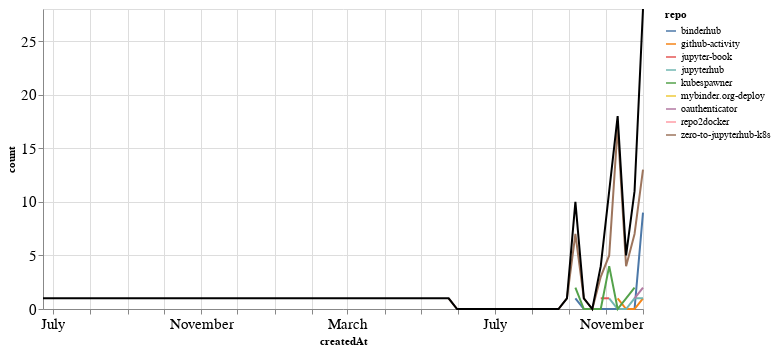

The notebook cell this image was saved under:
### Markdown cell above
## PRs

### Code cell
prs_time = prs.groupby('repo').resample('W', on='createdAt').count()['author'].reset_index()
prs_time = prs_time.rename(columns={'author': 'count'})
prs_time_total = prs_time.groupby('createdAt').agg({"count": "sum"}).reset_index()

ch1 = alt.Chart(prs_time, width=600).mark_line().encode(
    x='createdAt',
    y='count',
    color='repo',
    tooltip="repo"
)

ch2 = alt.Chart(prs_time_total, width=600).mark_line(color="black").encode(
    x='createdAt',
    y='count',
)

ch1 + ch2

### Figure 1 — Vega-Lite specification as saved in the notebook (floating-point values rounded to 4 significant figures)
{"config": {"axisLeft": {"labelFontSize": 15}, "axisBottom": {"labelFontSize": 15}}, "layer": [{"data": {"name": "data-9bae34e05b33677e1c2dba0d72744262"}, "mark": "line", "encoding": {"color": {"type": "nominal", "field": "repo"}, "tooltip": {"type": "nominal", "field": "repo"}, "x": {"type": "temporal", "field": "createdAt"}, "y": {"type": "quantitative", "field": "count"}}, "width": 600}, {"data": {"name": "data-62c2f8dbeaeacec15e2b7ae208c3aa18"}, "mark": {"type": "line", "color": "black"}, "encoding": {"x": {"type": "temporal", "field": "createdAt"}, "y": {"type": "quantitative", "field": "count"}}, "width": 600}], "$schema": "https://vega.github.io/schema/vega-lite/v4.8.1.json", "datasets": {"data-9bae34e05b33677e1c2dba0d72744262": [{"repo": "binderhub", "createdAt": "2020-09-06T00:00:00", "count": 1}, {"repo": "binderhub", "createdAt": "2020-09-13T00:00:00", "count": 0}, {"repo": "binderhub", "createdAt": "2020-09-20T00:00:00", "count": 0}, {"repo": "binderhub", "createdAt": "2020-09-27T00:00:00", "count": 0}, {"repo": "binderhub", "createdAt": "2020-10-04T00:00:00", "count": 0}, {"repo": "binderhub", "createdAt": "2020-10-11T00:00:00", "count": 0}, {"repo": "binderhub", "createdAt": "2020-10-18T00:00:00", "count": 0}, {"repo": "binderhub", "createdAt": "2020-10-25T00:00:00", "count": 0}, {"repo": "binderhub", "createdAt": "2020-11-01T00:00:00", "count": 9}, {"repo": "github-activity", "createdAt": "2020-10-11T00:00:00", "count": 1}, {"repo": "github-activity", "createdAt": "2020-10-18T00:00:00", "count": 0}, {"repo": "github-activity", "createdAt": "2020-10-25T00:00:00", "count": 0}, {"repo": "github-activity", "createdAt": "2020-11-01T00:00:00", "count": 1}, {"repo": "jupyter-book", "createdAt": "2020-09-27T00:00:00", "count": 1}, {"repo": "jupyter-book", "createdAt": "2020-10-04T00:00:00", "count": 1}, {"repo": "jupyterhub", "createdAt": "2020-10-04T00:00:00", "count": 1}, {"repo": "jupyterhub", "createdAt": "2020-10-11T00:00:00", "count": 0}, {"repo": "jupyterhub", "createdAt": "2020-10-18T00:00:00", "count": 0}, {"repo": "jupyterhub", "createdAt": "2020-10-25T00:00:00", "count": 1}, {"repo": "jupyterhub", "createdAt": "2020-11-01T00:00:00", "count": 1}, {"repo": "kubespawner", "createdAt": "2020-09-06T00:00:00", "count": 2}, {"repo": "kubespawner", "createdAt": "2020-09-13T00:00:00", "count": 0}, {"repo": "kubespawner", "createdAt": "2020-09-20T00:00:00", "count": 0}, {"repo": "kubespawner", "createdAt": "2020-09-27T00:00:00", "count": 0}, {"repo": "kubespawner", "createdAt": "2020-10-04T00:00:00", "count": 4}, {"repo": "kubespawner", "createdAt": "2020-10-11T00:00:00", "count": 0}, {"repo": "kubespawner", "createdAt": "2020-10-18T00:00:00", "count": 1}, {"repo": "kubespawner", "createdAt": "2020-10-25T00:00:00", "count": 2}, {"repo": "mybinder.org-deploy", "createdAt": "2020-11-01T00:00:00", "count": 2}, {"repo": "oauthenticator", "createdAt": "2020-10-25T00:00:00", "count": 1}, {"repo": "oauthenticator", "createdAt": "2020-11-01T00:00:00", "count": 2}, {"repo": "repo2docker", "createdAt": "2019-06-23T00:00:00", "count": 1}, {"repo": "zero-to-jupyterhub-k8s", "createdAt": "2020-05-24T00:00:00", "count": 1}, {"repo": "zero-to-jupyterhub-k8s", "createdAt": "2020-05-31T00:00:00", "count": 0}, {"repo": "zero-to-jupyterhub-k8s", "createdAt": "2020-06-07T00:00:00", "count": 0}, {"repo": "zero-to-jupyterhub-k8s", "createdAt": "2020-06-14T00:00:00", "count": 0}, {"repo": "zero-to-jupyterhub-k8s", "createdAt": "2020-06-21T00:00:00", "count": 0}, {"repo": "zero-to-jupyterhub-k8s", "createdAt": "2020-06-28T00:00:00", "count": 0}, {"repo": "zero-to-jupyterhub-k8s", "createdAt": "2020-07-05T00:00:00", "count": 0}, {"repo": "zero-to-jupyterhub-k8s", "createdAt": "2020-07-12T00:00:00", "count": 0}, {"repo": "zero-to-jupyterhub-k8s", "createdAt": "2020-07-19T00:00:00", "count": 0}, {"repo": "zero-to-jupyterhub-k8s", "createdAt": "2020-07-26T00:00:00", "count": 0}, {"repo": "zero-to-jupyterhub-k8s", "createdAt": "2020-08-02T00:00:00", "count": 0}, {"repo": "zero-to-jupyterhub-k8s", "createdAt": "2020-08-09T00:00:00", "count": 0}, {"repo": "zero-to-jupyterhub-k8s", "createdAt": "2020-08-16T00:00:00", "count": 0}, {"repo": "zero-to-jupyterhub-k8s", "createdAt": "2020-08-23T00:00:00", "count": 0}, {"repo": "zero-to-jupyterhub-k8s", "createdAt": "2020-08-30T00:00:00", "count": 1}, {"repo": "zero-to-jupyterhub-k8s", "createdAt": "2020-09-06T00:00:00", "count": 7}, {"repo": "zero-to-jupyterhub-k8s", "createdAt": "2020-09-13T00:00:00", "count": 1}, {"repo": "zero-to-jupyterhub-k8s", "createdAt": "2020-09-20T00:00:00", "count": 0}, {"repo": "zero-to-jupyterhub-k8s", "createdAt": "2020-09-27T00:00:00", "count": 3}, {"repo": "zero-to-jupyterhub-k8s", "createdAt": "2020-10-04T00:00:00", "count": 5}, {"repo": "zero-to-jupyterhub-k8s", "createdAt": "2020-10-11T00:00:00", "count": 17}, {"repo": "zero-to-jupyterhub-k8s", "createdAt": "2020-10-18T00:00:00", "count": 4}, {"repo": "zero-to-jupyterhub-k8s", "createdAt": "2020-10-25T00:00:00", "count": 7}, {"repo": "zero-to-jupyterhub-k8s", "createdAt": "2020-11-01T00:00:00", "count": 13}], "data-62c2f8dbeaeacec15e2b7ae208c3aa18": [{"createdAt": "2019-06-23T00:00:00", "count": 1}, {"createdAt": "2020-05-24T00:00:00", "count": 1}, {"createdAt": "2020-05-31T00:00:00", "count": 0}, {"createdAt": "2020-06-07T00:00:00", "count": 0}, {"createdAt": "2020-06-14T00:00:00", "count": 0}, {"createdAt": "2020-06-21T00:00:00", "count": 0}, {"createdAt": "2020-06-28T00:00:00", "count": 0}, {"createdAt": "2020-07-05T00:00:00", "count": 0}, {"createdAt": "2020-07-12T00:00:00", "count": 0}, {"createdAt": "2020-07-19T00:00:00", "count": 0}, {"createdAt": "2020-07-26T00:00:00", "count": 0}, {"createdAt": "2020-08-02T00:00:00", "count": 0}, {"createdAt": "2020-08-09T00:00:00", "count": 0}, {"createdAt": "2020-08-16T00:00:00", "count": 0}, {"createdAt": "2020-08-23T00:00:00", "count": 0}, {"createdAt": "2020-08-30T00:00:00", "count": 1}, {"createdAt": "2020-09-06T00:00:00", "count": 10}, {"createdAt": "2020-09-13T00:00:00", "count": 1}, {"createdAt": "2020-09-20T00:00:00", "count": 0}, {"createdAt": "2020-09-27T00:00:00", "count": 4}, {"createdAt": "2020-10-04T00:00:00", "count": 11}, {"createdAt": "2020-10-11T00:00:00", "count": 18}, {"createdAt": "2020-10-18T00:00:00", "count": 5}, {"createdAt": "2020-10-25T00:00:00", "count": 11}, {"createdAt": "2020-11-01T00:00:00", "count": 28}]}}
